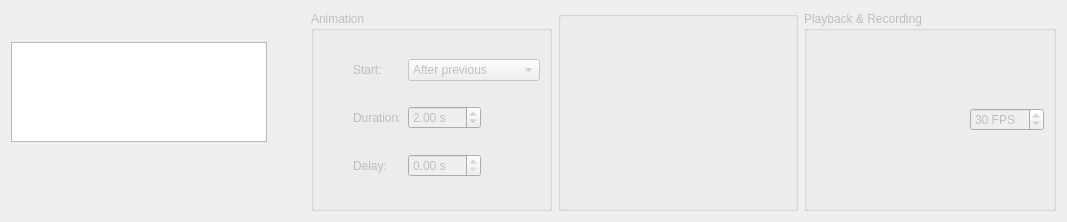
<?xml version="1.0" encoding="UTF-8"?>
<ui version="4.0">
 <class>QmitkMovieMakerView</class>
 <widget class="QWidget" name="QmitkMovieMakerView">
  <property name="enabled">
   <bool>true</bool>
  </property>
  <property name="geometry">
   <rect>
    <x>0</x>
    <y>0</y>
    <width>1067</width>
    <height>222</height>
   </rect>
  </property>
  <property name="windowTitle">
   <string>Movie Maker</string>
  </property>
  <layout class="QHBoxLayout" name="horizontalLayout_2">
   <item>
    <layout class="QGridLayout" name="animationTreeViewLayout">
     <item row="0" column="3">
      <widget class="QToolButton" name="moveAnimationUpButton">
       <property name="enabled">
        <bool>false</bool>
       </property>
       <property name="toolTip">
        <string>Move animation up</string>
       </property>
       <property name="icon">
        <iconset resource="moviemaker.qrc">
         <normaloff>:/resource/up_arrow.svg</normaloff>:/resource/up_arrow.svg</iconset>
       </property>
       <property name="iconSize">
        <size>
         <width>24</width>
         <height>24</height>
        </size>
       </property>
       <property name="autoRaise">
        <bool>true</bool>
       </property>
      </widget>
     </item>
     <item row="1" column="3">
      <widget class="QToolButton" name="moveAnimationDownButton">
       <property name="enabled">
        <bool>false</bool>
       </property>
       <property name="toolTip">
        <string>Move animation down</string>
       </property>
       <property name="icon">
        <iconset resource="moviemaker.qrc">
         <normaloff>:/resource/down_arrow.svg</normaloff>:/resource/down_arrow.svg</iconset>
       </property>
       <property name="iconSize">
        <size>
         <width>24</width>
         <height>24</height>
        </size>
       </property>
       <property name="autoRaise">
        <bool>true</bool>
       </property>
      </widget>
     </item>
     <item row="3" column="0">
      <widget class="QToolButton" name="addAnimationButton">
       <property name="toolTip">
        <string>Add animation</string>
       </property>
       <property name="icon">
        <iconset resource="moviemaker.qrc">
         <normaloff>:/resource/plus.svg</normaloff>:/resource/plus.svg</iconset>
       </property>
       <property name="iconSize">
        <size>
         <width>24</width>
         <height>24</height>
        </size>
       </property>
       <property name="autoRaise">
        <bool>true</bool>
       </property>
      </widget>
     </item>
     <item row="3" column="1">
      <widget class="QToolButton" name="removeAnimationButton">
       <property name="enabled">
        <bool>false</bool>
       </property>
       <property name="toolTip">
        <string>Remove animation</string>
       </property>
       <property name="icon">
        <iconset resource="moviemaker.qrc">
         <normaloff>:/resource/minus.svg</normaloff>:/resource/minus.svg</iconset>
       </property>
       <property name="iconSize">
        <size>
         <width>24</width>
         <height>24</height>
        </size>
       </property>
       <property name="autoRaise">
        <bool>true</bool>
       </property>
      </widget>
     </item>
     <item row="0" column="0" rowspan="3" colspan="3">
      <widget class="QTreeView" name="animationTreeView">
       <property name="sizePolicy">
        <sizepolicy hsizetype="Expanding" vsizetype="Fixed">
         <horstretch>0</horstretch>
         <verstretch>0</verstretch>
        </sizepolicy>
       </property>
       <property name="minimumSize">
        <size>
         <width>0</width>
         <height>100</height>
        </size>
       </property>
       <property name="maximumSize">
        <size>
         <width>16777215</width>
         <height>100</height>
        </size>
       </property>
       <property name="rootIsDecorated">
        <bool>false</bool>
       </property>
       <property name="uniformRowHeights">
        <bool>true</bool>
       </property>
       <attribute name="headerDefaultSectionSize">
        <number>80</number>
       </attribute>
      </widget>
     </item>
    </layout>
   </item>
   <item>
    <widget class="QGroupBox" name="animationGroupBox">
     <property name="enabled">
      <bool>false</bool>
     </property>
     <property name="title">
      <string>Animation</string>
     </property>
     <layout class="QGridLayout" name="gridLayout">
      <item row="0" column="0">
       <widget class="QLabel" name="startIconLabel">
        <property name="sizePolicy">
         <sizepolicy hsizetype="Fixed" vsizetype="Fixed">
          <horstretch>0</horstretch>
          <verstretch>0</verstretch>
         </sizepolicy>
        </property>
        <property name="minimumSize">
         <size>
          <width>24</width>
          <height>24</height>
         </size>
        </property>
        <property name="maximumSize">
         <size>
          <width>24</width>
          <height>24</height>
         </size>
        </property>
        <property name="text">
         <string/>
        </property>
        <property name="pixmap">
         <pixmap>:/org_mitk_icons/icons/tango/scalable/actions/media-playback-start.svg</pixmap>
        </property>
        <property name="scaledContents">
         <bool>true</bool>
        </property>
       </widget>
      </item>
      <item row="0" column="1">
       <widget class="QLabel" name="startLabel">
        <property name="sizePolicy">
         <sizepolicy hsizetype="Maximum" vsizetype="Preferred">
          <horstretch>0</horstretch>
          <verstretch>0</verstretch>
         </sizepolicy>
        </property>
        <property name="text">
         <string>Start:</string>
        </property>
        <property name="buddy">
         <cstring>startComboBox</cstring>
        </property>
       </widget>
      </item>
      <item row="0" column="2" colspan="2">
       <widget class="QComboBox" name="startComboBox">
        <property name="sizePolicy">
         <sizepolicy hsizetype="Minimum" vsizetype="Fixed">
          <horstretch>0</horstretch>
          <verstretch>0</verstretch>
         </sizepolicy>
        </property>
        <item>
         <property name="text">
          <string>After previous</string>
         </property>
        </item>
        <item>
         <property name="text">
          <string>With previous</string>
         </property>
        </item>
       </widget>
      </item>
      <item row="1" column="0">
       <widget class="QLabel" name="durationIconLabel">
        <property name="sizePolicy">
         <sizepolicy hsizetype="Fixed" vsizetype="Fixed">
          <horstretch>0</horstretch>
          <verstretch>0</verstretch>
         </sizepolicy>
        </property>
        <property name="minimumSize">
         <size>
          <width>24</width>
          <height>24</height>
         </size>
        </property>
        <property name="maximumSize">
         <size>
          <width>24</width>
          <height>24</height>
         </size>
        </property>
        <property name="text">
         <string/>
        </property>
        <property name="pixmap">
         <pixmap>:/QmitkMovieMakerView/duration.svg</pixmap>
        </property>
        <property name="scaledContents">
         <bool>true</bool>
        </property>
       </widget>
      </item>
      <item row="1" column="1">
       <widget class="QLabel" name="durationLabel">
        <property name="sizePolicy">
         <sizepolicy hsizetype="Maximum" vsizetype="Preferred">
          <horstretch>0</horstretch>
          <verstretch>0</verstretch>
         </sizepolicy>
        </property>
        <property name="text">
         <string>Duration:</string>
        </property>
        <property name="buddy">
         <cstring>durationSpinBox</cstring>
        </property>
       </widget>
      </item>
      <item row="1" column="2">
       <widget class="QDoubleSpinBox" name="durationSpinBox">
        <property name="sizePolicy">
         <sizepolicy hsizetype="Fixed" vsizetype="Fixed">
          <horstretch>0</horstretch>
          <verstretch>0</verstretch>
         </sizepolicy>
        </property>
        <property name="suffix">
         <string> s</string>
        </property>
        <property name="maximum">
         <double>100.000000000000000</double>
        </property>
        <property name="singleStep">
         <double>0.500000000000000</double>
        </property>
        <property name="value">
         <double>2.000000000000000</double>
        </property>
       </widget>
      </item>
      <item row="2" column="0">
       <widget class="QLabel" name="delayIconLabel">
        <property name="sizePolicy">
         <sizepolicy hsizetype="Fixed" vsizetype="Fixed">
          <horstretch>0</horstretch>
          <verstretch>0</verstretch>
         </sizepolicy>
        </property>
        <property name="minimumSize">
         <size>
          <width>24</width>
          <height>24</height>
         </size>
        </property>
        <property name="maximumSize">
         <size>
          <width>24</width>
          <height>24</height>
         </size>
        </property>
        <property name="text">
         <string/>
        </property>
        <property name="pixmap">
         <pixmap>:/QmitkMovieMakerView/delay.svg</pixmap>
        </property>
        <property name="scaledContents">
         <bool>true</bool>
        </property>
       </widget>
      </item>
      <item row="2" column="1">
       <widget class="QLabel" name="delaylabel">
        <property name="sizePolicy">
         <sizepolicy hsizetype="Maximum" vsizetype="Preferred">
          <horstretch>0</horstretch>
          <verstretch>0</verstretch>
         </sizepolicy>
        </property>
        <property name="text">
         <string>Delay:</string>
        </property>
        <property name="buddy">
         <cstring>delaySpinBox</cstring>
        </property>
       </widget>
      </item>
      <item row="2" column="2">
       <widget class="QDoubleSpinBox" name="delaySpinBox">
        <property name="sizePolicy">
         <sizepolicy hsizetype="Fixed" vsizetype="Fixed">
          <horstretch>0</horstretch>
          <verstretch>0</verstretch>
         </sizepolicy>
        </property>
        <property name="suffix">
         <string> s</string>
        </property>
        <property name="maximum">
         <double>100.000000000000000</double>
        </property>
        <property name="singleStep">
         <double>0.500000000000000</double>
        </property>
       </widget>
      </item>
     </layout>
    </widget>
   </item>
   <item>
    <widget class="QGroupBox" name="animationWidgetGroupBox">
     <layout class="QVBoxLayout" name="animationWidgetGroupBoxLayout"/>
    </widget>
   </item>
   <item>
    <widget class="QGroupBox" name="playbackAndRecordingGroupBox">
     <property name="enabled">
      <bool>false</bool>
     </property>
     <property name="sizePolicy">
      <sizepolicy hsizetype="Fixed" vsizetype="Preferred">
       <horstretch>0</horstretch>
       <verstretch>0</verstretch>
      </sizepolicy>
     </property>
     <property name="title">
      <string>Playback &amp;&amp; Recording</string>
     </property>
     <layout class="QHBoxLayout" name="horizontalLayout">
      <item>
       <widget class="QToolButton" name="playButton">
        <property name="toolTip">
         <string>Play</string>
        </property>
        <property name="icon">
         <iconset resource="moviemaker.qrc">
          <normaloff>:/resource/play-button.svg</normaloff>
          <normalon>:/resource/pause.svg</normalon>:/resource/play-button.svg</iconset>
        </property>
        <property name="iconSize">
         <size>
          <width>24</width>
          <height>24</height>
         </size>
        </property>
        <property name="checkable">
         <bool>true</bool>
        </property>
        <property name="autoRaise">
         <bool>true</bool>
        </property>
       </widget>
      </item>
      <item>
       <widget class="QToolButton" name="stopButton">
        <property name="enabled">
         <bool>false</bool>
        </property>
        <property name="toolTip">
         <string>Stop</string>
        </property>
        <property name="icon">
         <iconset resource="moviemaker.qrc">
          <normaloff>:/resource/stop-square-filled-button.svg</normaloff>:/resource/stop-square-filled-button.svg</iconset>
        </property>
        <property name="iconSize">
         <size>
          <width>24</width>
          <height>24</height>
         </size>
        </property>
        <property name="autoRaise">
         <bool>true</bool>
        </property>
       </widget>
      </item>
      <item>
       <spacer name="horizontalSpacer">
        <property name="orientation">
         <enum>Qt::Horizontal</enum>
        </property>
        <property name="sizeHint" stdset="0">
         <size>
          <width>40</width>
          <height>20</height>
         </size>
        </property>
       </spacer>
      </item>
      <item>
       <widget class="QToolButton" name="recordButton">
        <property name="toolTip">
         <string>Record</string>
        </property>
        <property name="icon">
         <iconset resource="moviemaker.qrc">
          <normaloff>:/resource/record.svg</normaloff>:/resource/record.svg</iconset>
        </property>
        <property name="iconSize">
         <size>
          <width>24</width>
          <height>24</height>
         </size>
        </property>
        <property name="autoRaise">
         <bool>true</bool>
        </property>
       </widget>
      </item>
      <item>
       <widget class="QSpinBox" name="fpsSpinBox">
        <property name="toolTip">
         <string>Frames per second</string>
        </property>
        <property name="suffix">
         <string> FPS</string>
        </property>
        <property name="minimum">
         <number>1</number>
        </property>
        <property name="maximum">
         <number>120</number>
        </property>
        <property name="value">
         <number>30</number>
        </property>
       </widget>
      </item>
     </layout>
    </widget>
   </item>
  </layout>
 </widget>
 <tabstops>
  <tabstop>animationTreeView</tabstop>
  <tabstop>moveAnimationUpButton</tabstop>
  <tabstop>moveAnimationDownButton</tabstop>
  <tabstop>addAnimationButton</tabstop>
  <tabstop>removeAnimationButton</tabstop>
  <tabstop>startComboBox</tabstop>
  <tabstop>durationSpinBox</tabstop>
  <tabstop>delaySpinBox</tabstop>
  <tabstop>playButton</tabstop>
  <tabstop>stopButton</tabstop>
  <tabstop>recordButton</tabstop>
  <tabstop>fpsSpinBox</tabstop>
 </tabstops>
 <resources>
  <include location="moviemaker.qrc"/>
 </resources>
 <connections/>
</ui>
